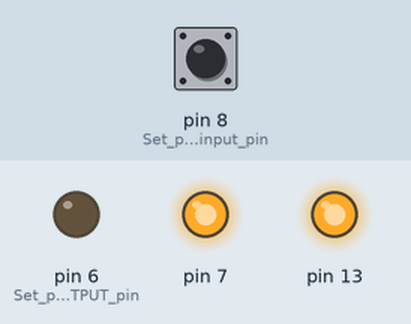
A sketch run on a simulated Arduino Uno, built with avr-gcc and run on an emulated ATmega328P. Parts: output pins drawn as LEDs (lit = HIGH). The inputs (shaded band) are chosen by the test bench; at power-on: pin 8 (Set_pin_8_as_input_pin) HIGH.

Above: at 1.6 s.
1.7 s: pin 8 (Set_pin_8_as_input_pin) pulled LOW for 0.5 s
At 2.2 s:
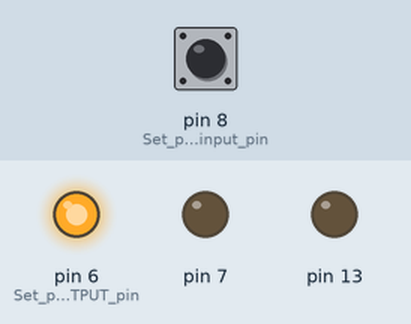
3.9 s: pin 8 (Set_pin_8_as_input_pin) pulled LOW for 3.2 s
At 7.5 s:
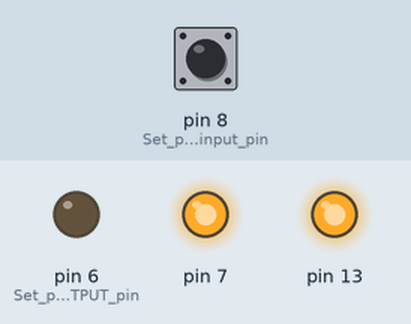
Timing chart, 0 to 9.0 s (numbered marks = the images above; inputs shaded):
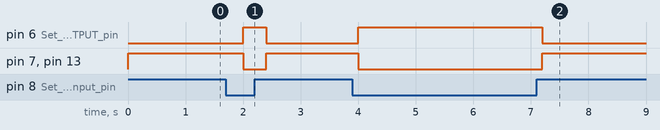

The sketch:

pump_02.ino
```cpp
int out = 13;
int digital_input = 8;
int green_led = 7;
int red_led = 6;
int val;
void setup() {
  pinMode(13,OUTPUT);
  pinMode(7,OUTPUT);
  pinMode(6,OUTPUT); //Set pin 13 as OUTPUT pin, to send signal to relay
  pinMode(8,INPUT); //Set pin 8 as input pin, to receive data from Soil moisture sensor.
}

void loop() {
  val = digitalRead(8);
  if(val == LOW)
  {
  digitalWrite(13,LOW);
  digitalWrite(7,LOW);
  digitalWrite(6,HIGH);
  }
  else
  {
  digitalWrite(13,HIGH);
  digitalWrite(7,HIGH);
  digitalWrite(6,LOW);
  }
  delay(400);
}
```

Measured:
- after the input at 1.7 s, pin 6 (Set_pin_13_as_OUTPUT_pin): LOW → HIGH after 0.30 s, → LOW 0.40 s later; pin 7, pin 13: HIGH → LOW after 0.30 s, → HIGH 0.40 s later
- after the input at 3.9 s, pin 6 (Set_pin_13_as_OUTPUT_pin): LOW → HIGH after 0.10 s, → LOW 3.2 s later; pin 7, pin 13: HIGH → LOW after 0.10 s, → HIGH 3.2 s later
